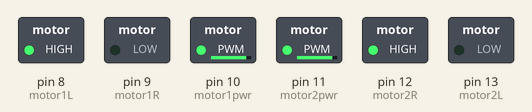
Simulated run of this sketch. Board: Arduino Uno, built with avr-gcc and run on an emulated ATmega328P. On the bench: switched loads named in the sketch (green lamp = pin HIGH).

Above: at 0.1 s.
Timing chart, 0 to 1.6 s (numbered marks = the images above):
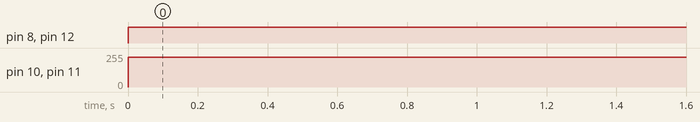

Measured:
- by itself, pin 8 (motor1L), pin 12 (motor2R): LOW → HIGH at 0.00 s
- by itself, pin 10 (motor1pwr), pin 11 (motor2pwr): 0/255 → 225/255 at 0.00 s

The sketch:

helios.ino
```cpp
int motor1L = 8;
int motor1R = 9;
int motor1pwr = 10;

int motor2L = 13;
int motor2R = 12;
int motor2pwr = 11;
int var = 0;


void setup(){
  pinMode(motor1L,OUTPUT);
  pinMode(motor1R,OUTPUT);
  pinMode(motor1pwr,OUTPUT);

  pinMode(motor2L,OUTPUT);
  pinMode(motor2R,OUTPUT);
  pinMode(motor2pwr,OUTPUT);
}
void loop(){

  while (0<200){
    analogWrite(motor1pwr,225);
    digitalWrite(motor1L, HIGH);
    digitalWrite(motor1R, LOW);

    analogWrite(motor2pwr, 225);
    digitalWrite(motor2L, LOW);
    digitalWrite(motor2R, HIGH);
    var++;
  }
}
```
